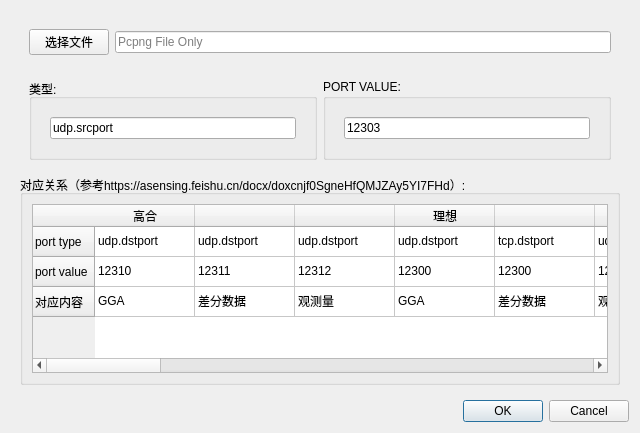
<?xml version="1.0" encoding="UTF-8"?>
<ui version="4.0">
 <class>Dialog</class>
 <widget class="QDialog" name="Dialog">
  <property name="geometry">
   <rect>
    <x>0</x>
    <y>0</y>
    <width>640</width>
    <height>433</height>
   </rect>
  </property>
  <property name="windowTitle">
   <string>Dialog</string>
  </property>
  <layout class="QVBoxLayout" name="verticalLayout_2">
   <item>
    <widget class="QWidget" name="widget" native="true">
     <layout class="QVBoxLayout" name="verticalLayout_5">
      <item>
       <widget class="QWidget" name="widget_2" native="true">
        <layout class="QHBoxLayout" name="horizontalLayout">
         <item>
          <widget class="QPushButton" name="pushButton_selectFile">
           <property name="text">
            <string>选择文件</string>
           </property>
          </widget>
         </item>
         <item>
          <widget class="QLineEdit" name="lineEdit_FilePath">
           <property name="placeholderText">
            <string>Pcpng File Only</string>
           </property>
          </widget>
         </item>
        </layout>
       </widget>
      </item>
      <item>
       <widget class="QWidget" name="widget_3" native="true">
        <layout class="QHBoxLayout" name="horizontalLayout_4">
         <item>
          <widget class="QGroupBox" name="groupBox_3">
           <property name="title">
            <string>类型: </string>
           </property>
           <property name="flat">
            <bool>true</bool>
           </property>
           <property name="checkable">
            <bool>false</bool>
           </property>
           <layout class="QVBoxLayout" name="verticalLayout_4">
            <property name="leftMargin">
             <number>9</number>
            </property>
            <item>
             <widget class="QWidget" name="widget_ins_2" native="true">
              <layout class="QHBoxLayout" name="horizontalLayout_3">
               <item>
                <widget class="QLineEdit" name="lineEdit_port_type">
                 <property name="text">
                  <string>udp.srcport</string>
                 </property>
                 <property name="placeholderText">
                  <string>Pcpng File Only</string>
                 </property>
                </widget>
               </item>
              </layout>
             </widget>
            </item>
           </layout>
          </widget>
         </item>
         <item>
          <widget class="QGroupBox" name="groupBox">
           <property name="title">
            <string>PORT VALUE: </string>
           </property>
           <property name="flat">
            <bool>true</bool>
           </property>
           <property name="checkable">
            <bool>false</bool>
           </property>
           <layout class="QVBoxLayout" name="verticalLayout">
            <property name="leftMargin">
             <number>9</number>
            </property>
            <item>
             <widget class="QWidget" name="widget_ins" native="true">
              <layout class="QHBoxLayout" name="horizontalLayout_2">
               <item>
                <widget class="QLineEdit" name="lineEdit_hq">
                 <property name="text">
                  <string>12303</string>
                 </property>
                 <property name="placeholderText">
                  <string>Pcpng File Only</string>
                 </property>
                </widget>
               </item>
              </layout>
             </widget>
            </item>
           </layout>
          </widget>
         </item>
        </layout>
       </widget>
      </item>
      <item>
       <widget class="QGroupBox" name="groupBox_2">
        <property name="title">
         <string>对应关系（参考https://asensing.feishu.cn/docx/doxcnjf0SgneHfQMJZAy5YI7FHd）: </string>
        </property>
        <property name="flat">
         <bool>true</bool>
        </property>
        <property name="checkable">
         <bool>false</bool>
        </property>
        <layout class="QVBoxLayout" name="verticalLayout_3">
         <item>
          <widget class="QTableWidget" name="tableWidget_2">
           <row>
            <property name="text">
             <string>port type</string>
            </property>
           </row>
           <row>
            <property name="text">
             <string>port value</string>
            </property>
           </row>
           <row>
            <property name="text">
             <string>对应内容</string>
            </property>
           </row>
           <column>
            <property name="text">
             <string>高合</string>
            </property>
           </column>
           <column>
            <property name="text">
             <string> </string>
            </property>
           </column>
           <column>
            <property name="text">
             <string> </string>
            </property>
           </column>
           <column>
            <property name="text">
             <string>理想</string>
            </property>
           </column>
           <column>
            <property name="text">
             <string> </string>
            </property>
           </column>
           <column>
            <property name="text">
             <string> </string>
            </property>
           </column>
           <column>
            <property name="text">
             <string> </string>
            </property>
           </column>
           <column>
            <property name="text">
             <string>BYD</string>
            </property>
           </column>
           <column>
            <property name="text">
             <string> </string>
            </property>
           </column>
           <column>
            <property name="text">
             <string>比亚迪</string>
            </property>
           </column>
           <column>
            <property name="text">
             <string>奇瑞</string>
            </property>
           </column>
           <column>
            <property name="text">
             <string> </string>
            </property>
           </column>
           <column>
            <property name="text">
             <string>滴滴</string>
            </property>
           </column>
           <column>
            <property name="text">
             <string>北汽</string>
            </property>
           </column>
           <column>
            <property name="text">
             <string> </string>
            </property>
           </column>
           <column>
            <property name="text">
             <string> </string>
            </property>
           </column>
           <column>
            <property name="text">
             <string>东风</string>
            </property>
           </column>
           <column>
            <property name="text">
             <string> </string>
            </property>
           </column>
           <column>
            <property name="text">
             <string> </string>
            </property>
           </column>
           <column>
            <property name="text">
             <string>红旗</string>
            </property>
           </column>
           <column>
            <property name="text">
             <string> </string>
            </property>
           </column>
           <column>
            <property name="text">
             <string> </string>
            </property>
           </column>
           <column>
            <property name="text">
             <string> </string>
            </property>
           </column>
           <column>
            <property name="text">
             <string> </string>
            </property>
           </column>
           <item row="0" column="0">
            <property name="text">
             <string>udp.dstport</string>
            </property>
           </item>
           <item row="0" column="1">
            <property name="text">
             <string>udp.dstport</string>
            </property>
           </item>
           <item row="0" column="2">
            <property name="text">
             <string>udp.dstport</string>
            </property>
           </item>
           <item row="0" column="3">
            <property name="text">
             <string>udp.dstport</string>
            </property>
           </item>
           <item row="0" column="4">
            <property name="text">
             <string>tcp.dstport</string>
            </property>
           </item>
           <item row="0" column="5">
            <property name="text">
             <string>udp.dstport</string>
            </property>
           </item>
           <item row="0" column="6">
            <property name="text">
             <string>udp.dstport</string>
            </property>
           </item>
           <item row="0" column="7">
            <property name="text">
             <string>tcp.dstport</string>
            </property>
           </item>
           <item row="0" column="8">
            <property name="text">
             <string>tcp.dstport</string>
            </property>
           </item>
           <item row="0" column="9">
            <property name="text">
             <string>udp.port</string>
            </property>
           </item>
           <item row="0" column="10">
            <property name="text">
             <string>tcp.dstport</string>
            </property>
           </item>
           <item row="0" column="11">
            <property name="text">
             <string>udp.dstport</string>
            </property>
           </item>
           <item row="0" column="12">
            <property name="text">
             <string>udp.srcport</string>
            </property>
           </item>
           <item row="0" column="13">
            <property name="text">
             <string>udp.dstport</string>
            </property>
           </item>
           <item row="0" column="14">
            <property name="text">
             <string>udp.dstport</string>
            </property>
           </item>
           <item row="0" column="15">
            <property name="text">
             <string>udp.dstport</string>
            </property>
           </item>
           <item row="0" column="16">
            <property name="text">
             <string>tcp.dstport</string>
            </property>
           </item>
           <item row="0" column="17">
            <property name="text">
             <string>tcp.dstport</string>
            </property>
           </item>
           <item row="0" column="18">
            <property name="text">
             <string>tcp.dstport</string>
            </property>
           </item>
           <item row="0" column="19">
            <property name="text">
             <string>udp.port</string>
            </property>
           </item>
           <item row="0" column="20">
            <property name="text">
             <string>udp.port</string>
            </property>
           </item>
           <item row="0" column="21">
            <property name="text">
             <string>udp.port</string>
            </property>
           </item>
           <item row="0" column="22">
            <property name="text">
             <string>udp.port</string>
            </property>
           </item>
           <item row="0" column="23">
            <property name="text">
             <string>udp.port</string>
            </property>
           </item>
           <item row="1" column="0">
            <property name="text">
             <string>12310</string>
            </property>
           </item>
           <item row="1" column="1">
            <property name="text">
             <string>12311</string>
            </property>
           </item>
           <item row="1" column="2">
            <property name="text">
             <string>12312</string>
            </property>
           </item>
           <item row="1" column="3">
            <property name="text">
             <string>12300</string>
            </property>
           </item>
           <item row="1" column="4">
            <property name="text">
             <string>12300</string>
            </property>
           </item>
           <item row="1" column="5">
            <property name="text">
             <string>12310</string>
            </property>
           </item>
           <item row="1" column="6">
            <property name="text">
             <string>12311</string>
            </property>
           </item>
           <item row="1" column="7">
            <property name="text">
             <string>12304</string>
            </property>
           </item>
           <item row="1" column="8">
            <property name="text">
             <string>12305</string>
            </property>
           </item>
           <item row="1" column="9">
            <property name="text">
             <string>51226</string>
            </property>
           </item>
           <item row="1" column="10">
            <property name="text">
             <string>30501</string>
            </property>
           </item>
           <item row="1" column="11">
            <property name="text">
             <string>30501</string>
            </property>
           </item>
           <item row="1" column="12">
            <property name="text">
             <string>7000</string>
            </property>
           </item>
           <item row="1" column="13">
            <property name="text">
             <string>12310</string>
            </property>
           </item>
           <item row="1" column="14">
            <property name="text">
             <string>12300</string>
            </property>
           </item>
           <item row="1" column="15">
            <property name="text">
             <string>12301</string>
            </property>
           </item>
           <item row="1" column="16">
            <property name="text">
             <string>12300</string>
            </property>
           </item>
           <item row="1" column="17">
            <property name="text">
             <string>12303</string>
            </property>
           </item>
           <item row="1" column="18">
            <property name="text">
             <string>12301</string>
            </property>
           </item>
           <item row="1" column="19">
            <property name="text">
             <string>12300</string>
            </property>
           </item>
           <item row="1" column="20">
            <property name="text">
             <string>12301</string>
            </property>
           </item>
           <item row="1" column="21">
            <property name="text">
             <string>12302</string>
            </property>
           </item>
           <item row="1" column="22">
            <property name="text">
             <string>12303</string>
            </property>
           </item>
           <item row="1" column="23">
            <property name="text">
             <string>12310</string>
            </property>
           </item>
           <item row="2" column="0">
            <property name="text">
             <string>GGA</string>
            </property>
           </item>
           <item row="2" column="1">
            <property name="text">
             <string>差分数据</string>
            </property>
           </item>
           <item row="2" column="2">
            <property name="text">
             <string>观测量</string>
            </property>
           </item>
           <item row="2" column="3">
            <property name="text">
             <string>GGA</string>
            </property>
           </item>
           <item row="2" column="4">
            <property name="text">
             <string>差分数据</string>
            </property>
           </item>
           <item row="2" column="5">
            <property name="text">
             <string>观测量</string>
            </property>
           </item>
           <item row="2" column="6">
            <property name="text">
             <string>INS log</string>
            </property>
           </item>
           <item row="2" column="7">
            <property name="text">
             <string>差分数据</string>
            </property>
           </item>
           <item row="2" column="8">
            <property name="text">
             <string>GGA</string>
            </property>
           </item>
           <item row="2" column="9">
            <property name="text">
             <string>差分数据</string>
            </property>
           </item>
           <item row="2" column="10">
            <property name="text">
             <string>差分数据</string>
            </property>
           </item>
           <item row="2" column="11">
            <property name="text">
             <string>GGA</string>
            </property>
           </item>
           <item row="2" column="12">
            <property name="text">
             <string>差分数据</string>
            </property>
           </item>
           <item row="2" column="13">
            <property name="text">
             <string>GGA</string>
            </property>
           </item>
           <item row="2" column="14">
            <property name="text">
             <string>差分数据</string>
            </property>
           </item>
           <item row="2" column="15">
            <property name="text">
             <string>观测量</string>
            </property>
           </item>
           <item row="2" column="16">
            <property name="text">
             <string>GGA</string>
            </property>
           </item>
           <item row="2" column="17">
            <property name="text">
             <string>差分数据</string>
            </property>
           </item>
           <item row="2" column="18">
            <property name="text">
             <string>观测量</string>
            </property>
           </item>
           <item row="2" column="19">
            <property name="text">
             <string>原始观测量</string>
            </property>
           </item>
           <item row="2" column="20">
            <property name="text">
             <string>INS log</string>
            </property>
           </item>
           <item row="2" column="21">
            <property name="text">
             <string>RTK日志（GGA要看是否开发）</string>
            </property>
           </item>
           <item row="2" column="22">
            <property name="text">
             <string>RTK日志 千寻Service SDK日志</string>
            </property>
           </item>
           <item row="2" column="23">
            <property name="text">
             <string>软件调试日志</string>
            </property>
           </item>
          </widget>
         </item>
        </layout>
       </widget>
      </item>
     </layout>
    </widget>
   </item>
   <item>
    <widget class="QDialogButtonBox" name="buttonBox">
     <property name="orientation">
      <enum>Qt::Horizontal</enum>
     </property>
     <property name="standardButtons">
      <set>QDialogButtonBox::Cancel|QDialogButtonBox::Ok</set>
     </property>
    </widget>
   </item>
  </layout>
 </widget>
 <resources/>
 <connections>
  <connection>
   <sender>buttonBox</sender>
   <signal>accepted()</signal>
   <receiver>Dialog</receiver>
   <slot>accept()</slot>
   <hints>
    <hint type="sourcelabel">
     <x>248</x>
     <y>254</y>
    </hint>
    <hint type="destinationlabel">
     <x>157</x>
     <y>274</y>
    </hint>
   </hints>
  </connection>
  <connection>
   <sender>buttonBox</sender>
   <signal>rejected()</signal>
   <receiver>Dialog</receiver>
   <slot>reject()</slot>
   <hints>
    <hint type="sourcelabel">
     <x>316</x>
     <y>260</y>
    </hint>
    <hint type="destinationlabel">
     <x>286</x>
     <y>274</y>
    </hint>
   </hints>
  </connection>
 </connections>
</ui>
